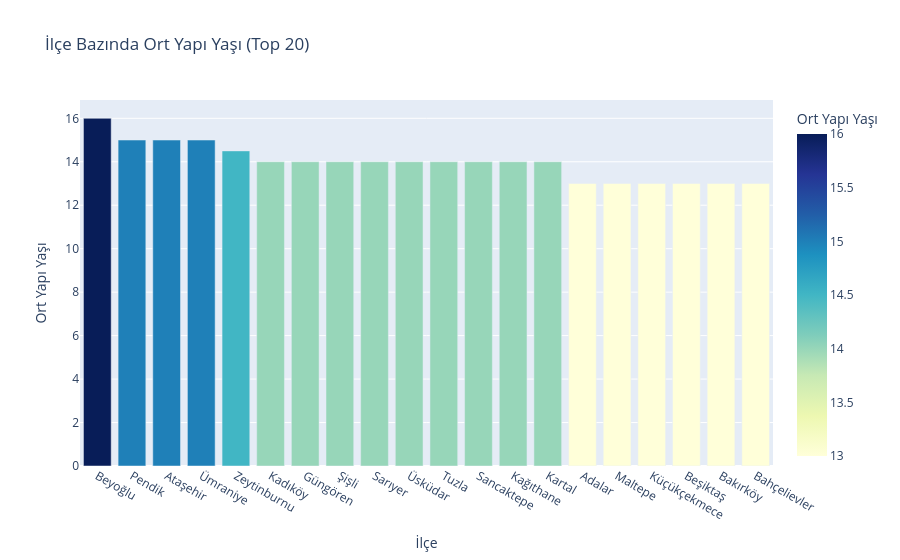

Notebook source saved alongside this figure:
### Code cell
# İlçe Bazında Ortalama Yapı Yaşı
ilce_yas = df.groupby('Ilce')['Yapı Yaşı'].median().reset_index()
ilce_yas = ilce_yas.sort_values('Yapı Yaşı', ascending=False).head(20)

fig = px.bar(ilce_yas,
             x='Ilce', y='Yapı Yaşı',
             color='Yapı Yaşı',
             color_continuous_scale='YlGnBu',
             title='İlçe Bazında Ort Yapı Yaşı (Top 20)',
             labels={'Yapı Yaşı': 'Ort Yapı Yaşı', 'Ilce': 'İlçe'})
fig.show()

### Figure 1 — Plotly figure (JSON) as saved in the notebook; plotly's stock layout.template omitted (floating-point values rounded to 4 significant figures)
{"data": [{"hovertemplate": "İlçe=%{x}<br>Ort Yapı Yaşı=%{marker.color}<extra></extra>", "legendgroup": "", "marker": {"color": [16.0, 15.0, 15.0, 15.0, 14.5, 14.0, 14.0, 14.0, 14.0, 14.0, 14.0, 14.0, 14.0, 14.0, 13.0, 13.0, 13.0, 13.0, 13.0, 13.0], "coloraxis": "coloraxis", "pattern": {"shape": ""}}, "name": "", "orientation": "v", "showlegend": false, "textposition": "auto", "type": "bar", "x": ["Beyoğlu", "Pendik", "Ataşehir", "Ümraniye", "Zeytinburnu", "Kadıköy", "Güngören", "Şişli", "Sarıyer", "Üsküdar", "Tuzla", "Sancaktepe", "Kağıthane", "Kartal", "Adalar", "Maltepe", "Küçükçekmece", "Beşiktaş", "Bakırköy", "Bahçelievler"], "xaxis": "x", "y": [16.0, 15.0, 15.0, 15.0, 14.5, 14.0, 14.0, 14.0, 14.0, 14.0, 14.0, 14.0, 14.0, 14.0, 13.0, 13.0, 13.0, 13.0, 13.0, 13.0], "yaxis": "y"}], "layout": {"barmode": "relative", "coloraxis": {"colorbar": {"title": {"text": "Ort Yapı Yaşı"}}, "colorscale": [[0, "rgb(255,255,217)"], [0.125, "rgb(237,248,177)"], [0.25, "rgb(199,233,180)"], [0.375, "rgb(127,205,187)"], [0.5, "rgb(65,182,196)"], [0.625, "rgb(29,145,192)"], [0.75, "rgb(34,94,168)"], [0.875, "rgb(37,52,148)"], [1, "rgb(8,29,88)"]]}, "legend": {"tracegroupgap": 0}, "title": {"text": "İlçe Bazında Ort Yapı Yaşı (Top 20)"}, "xaxis": {"anchor": "y", "domain": [0, 1], "title": {"text": "İlçe"}}, "yaxis": {"anchor": "x", "domain": [0, 1], "title": {"text": "Ort Yapı Yaşı"}}}}
